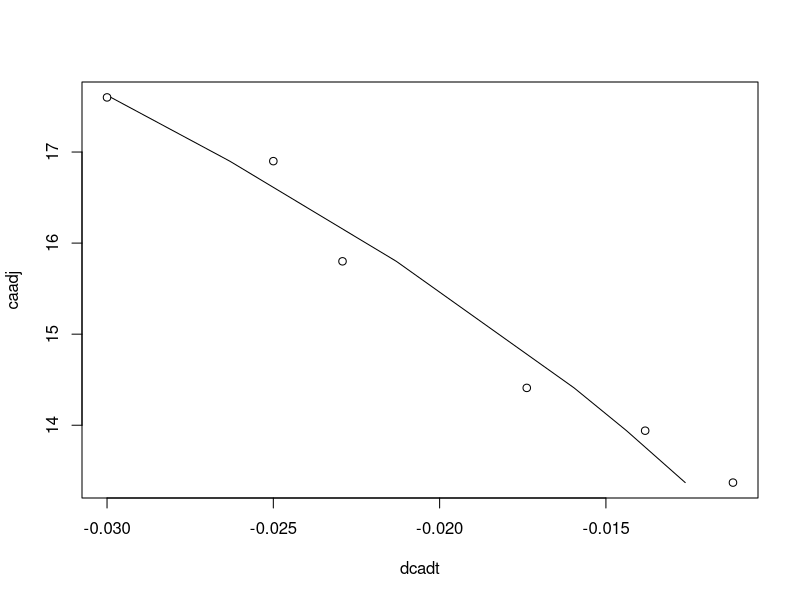

Write R code to recreate this figure.
#this R script solves PRoblem 3 part c
t<-c(0,48,76,124,204,238,289) #this is the temperature in Celsius
ca<-c(19.04,17.6,16.9,15.8,14.41,13.94,13.37) #this is the concentration of A
caadj<-c(17.6,16.9,15.8,14.41,13.94,13.37)
dcadt<-c(-.03,-0.025,-0.02292,-0.01738,-0.01382,-0.01118)
#pick starting points
kstart=.2
nstart=7
#use R built in nls solver
modela<-nls(dcadt~k*caadj^n,start=list(k=kstart,n=nstart))
#report summary of the model
summary(modela)
# report R^2 value
cor(dcadt,predict(modela))
#Plot the experimental data
plot(dcadt,caadj)
#plot the derived equation fitted line
lines(predict(modela),caadj)
